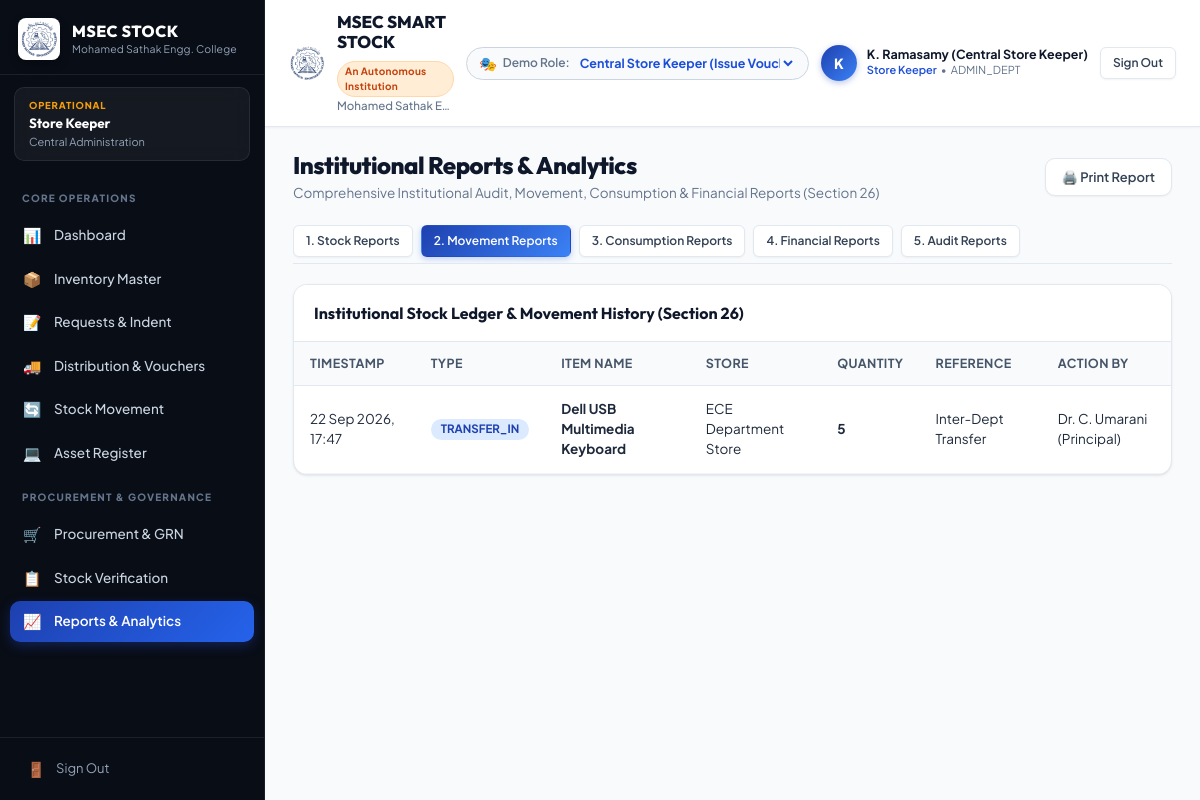
The page /index.php?route=reports&type=movement on the database its author committed.
### tables this page shows
CREATE TABLE users (
                id INTEGER PRIMARY KEY AUTOINCREMENT,
                username VARCHAR(100) NOT NULL UNIQUE,
                password_hash VARCHAR(255) NOT NULL,
                full_name VARCHAR(150) NOT NULL,
                email VARCHAR(150) NOT NULL UNIQUE,
                phone VARCHAR(50),
                role_key VARCHAR(50) NOT NULL,
                dept_id INT NULL,
                lab_id INT NULL,
                status VARCHAR(50) DEFAULT 'Active',
                created_at DATETIME DEFAULT (datetime('now', 'localtime'))
            );

CREATE TABLE departments (
                id INTEGER PRIMARY KEY AUTOINCREMENT,
                org_id INT DEFAULT 1,
                code VARCHAR(50) NOT NULL UNIQUE,
                name VARCHAR(255) NOT NULL,
                hod_user_id INT NULL,
                created_at DATETIME DEFAULT (datetime('now', 'localtime'))
            );

CREATE TABLE stock_transactions (
                id INTEGER PRIMARY KEY AUTOINCREMENT,
                transaction_type VARCHAR(50) NOT NULL,
                item_id INT NOT NULL,
                store_id INT NOT NULL,
                quantity NUMERIC NOT NULL,
                unit_cost NUMERIC DEFAULT 0,
                reference_id INT NULL,
                reference_type VARCHAR(50) NULL,
                notes TEXT,
                created_by INT NULL,
                created_at DATETIME DEFAULT (datetime('now', 'localtime'))
            );

CREATE TABLE items (
                id INTEGER PRIMARY KEY AUTOINCREMENT,
                item_code VARCHAR(50) NOT NULL UNIQUE,
                item_name VARCHAR(255) NOT NULL,
                category_id INT NOT NULL,
                subcategory_id INT NULL,
                unit_id INT NOT NULL,
                is_consumable INT DEFAULT 1,
                min_stock NUMERIC DEFAULT 0,
                max_stock NUMERIC DEFAULT 1000,
                unit_cost NUMERIC DEFAULT 0,
                description TEXT,
                created_at DATETIME DEFAULT (datetime('now', 'localtime'))
            );

CREATE TABLE stores (
                id INTEGER PRIMARY KEY AUTOINCREMENT,
                code VARCHAR(50) NOT NULL UNIQUE,
                name VARCHAR(255) NOT NULL,
                type VARCHAR(50) DEFAULT 'DEPARTMENT',
                dept_id INT NULL,
                keeper_user_id INT NULL,
                location_id INT NULL,
                created_at DATETIME DEFAULT (datetime('now', 'localtime'))
            );

### views/reports/index.php (the view, shortened to what the rows shown need)
<?php
$type = $_GET['type'] ?? 'stock';
$ledger = Report::getStockLedger();
$deptValues = Report::getDepartmentWiseStockValue();
?>
<div class="page-header">
    <div>
        <h2 class="page-title">Institutional Reports & Analytics</h2>
    </div>
</div>
<?php if ($type === 'stock' || $type === 'financial'): ?>
    <div class="card">
        <div class="card-header">
            <div class="card-title">Department-Wise Stock Valuation (Section 26 Financial Report)</div>
            <span class="badge badge-success">Live Valuation</span>
        </div>
        <div class="card-body" style="padding: 0;">
            <div class="data-table-container">
                <table class="data-table">
                    <thead>
                        <tr>
                            <th>Department Name</th>
                            <th>Code</th>
                            <th>Available Items</th>
                            <th>Current Inventory Value</th>
                            <th>Audited Status</th>
                        </tr>
                    </thead>
                    <tbody>
                        <?php foreach ($deptValues as $dv): ?>
                            <tr>
                                <td><strong><?= htmlspecialchars($dv['dept_name']) ?></strong></td>
                                <td><code><?= htmlspecialchars($dv['dept_code']) ?></code></td>
                                <td><?= rand(45, 120) ?> items</td>
                                <td><strong><?= CURRENCY_SYMBOL ?><?= number_format($dv['total_value'] > 0 ? $dv['total_value'] : 1540000) ?></strong></td>
                                <td><span class="badge badge-success">Reconciled</span></td>
                            </tr>
                        <?php endforeach; ?>
                    </tbody>
                </table>
            </div>
        </div>
    </div>
<?php elseif ($type === 'movement'): ?>
    <div class="card">
        <div class="card-body" style="padding: 0;">
            <div class="data-table-container">
                <table class="data-table">
                    <thead>
                        <tr>
                            <th>Timestamp</th>
                            <th>Type</th>
                            <th>Item Name</th>
                            <th>Store</th>
                            <th>Quantity</th>
                            <th>Reference</th>
                            <th>Action By</th>
                        </tr>
                    </thead>
                    <tbody>
                        <?php foreach ($ledger as $l): ?>
                            <tr>
                                <td><?= date('d M Y, H:i', strtotime($l['created_at'])) ?></td>
                                <td><span class="badge badge-primary"><?= htmlspecialchars($l['transaction_type']) ?></span></td>
                                <td><strong><?= htmlspecialchars($l['item_name']) ?></strong></td>
                                <td><?= htmlspecialchars($l['store_name']) ?></td>
                                <td><strong><?= number_format($l['quantity'], 0) ?></strong></td>
                                <td><?= htmlspecialchars($l['reference_type'] ?? 'N/A') ?></td>
                                <td><?= htmlspecialchars($l['user_name'] ?? 'System') ?></td>
                            </tr>
                        <?php endforeach; ?>
                    </tbody>
                </table>
            </div>
        </div>
    </div>
<?php endif; ?>

### views/layout/header.php (shortened to what the rows shown need)
<!DOCTYPE html>
<html lang="en">
<head>
    <link rel="stylesheet" href="css/style.css">
</head>
<body>
<div class="app-container">
    <?php include __DIR__ . '/sidebar.php'; ?>
    <div class="app-main">
        <header class="app-header">
            <div class="header-left">
                <div class="brand-header-info">
                    <div class="header-title-wrap">
                        <div class="header-top-row">
                            <h1 class="portal-title"><?= APP_NAME ?></h1>
                        </div>
                    </div>
                </div>
            </div>
            <div class="header-right">
                <form method="GET" action="index.php" class="persona-switcher" id="personaForm">
                    <span class="persona-icon">🎭</span>
                    <label for="switch_role" class="hide-mobile">Demo Role:</label>
                    <select name="switch_role" id="switch_role" class="persona-select" onchange="document.getElementById('personaForm').submit();" title="Switch demo persona to test role permissions">
                        <optgroup label="📦 Stores & Procurement">
                            <option value="store_keeper" <?= $currentRole === 'store_keeper' ? 'selected' : '' ?>>Central Store Keeper (Issue Vouchers & Stock)</option>
                        </optgroup>
                    </select>
                </form>
                <div class="user-profile-badge">
                    <div class="user-avatar" title="<?= htmlspecialchars($user['full_name'] ?? 'User') ?>">
                        <?= strtoupper(substr($user['full_name'] ?? 'U', 0, 1)) ?>
                    </div>
                    <div class="user-details hide-mobile">
                        <div class="user-name"><?= htmlspecialchars($user['full_name'] ?? 'Guest') ?></div>
                        <div class="user-role-badge">
                            <span class="role-name"><?= htmlspecialchars($roleName) ?></span>
                            <span class="dept-dot">&bull;</span>
                            <span class="dept-name"><?= htmlspecialchars($user['dept_code'] ?? 'Central') ?></span>
                        </div>
                    </div>
                </div>
            </div>
        </header>
        <main class="page-content">

### views/layout/sidebar.php (shortened to what the rows shown need)
<?php
$user = Auth::user();
$currentRole = $user['role_key'] ?? 'super_admin';
$roleName = ROLES[$currentRole]['name'] ?? $currentRole;
$roleLevel = ROLES[$currentRole]['level'] ?? 'User';
?>
<aside class="app-sidebar" id="appSidebar">
    <div class="sidebar-role-card">
        <div class="role-pill-level"><?= htmlspecialchars($roleLevel) ?></div>
        <div class="role-pill-title"><?= htmlspecialchars($roleName) ?></div>
        <div class="role-pill-dept"><?= htmlspecialchars($user['dept_name'] ?? 'Meenakshi Sathak Campus') ?></div>
    </div>
</aside>

### rows shown on the page
users: role_key "OPERATIONAL", role_key "Store Keeper", departments.name "Central Administration", switch_role "Central Store Keeper (Issue Vouchers & Stock)", full_name "K", full_name "K. Ramasamy (Central Store Keeper)", departments.code "ADMIN_DEPT"
stock_transactions: created_at "22 Sep 2026, 17:47", transaction_type "TRANSFER_IN", item.item_name "Dell USB Multimedia Keyboard", store.name "ECE Department Store", quantity "5", reference_type "Inter-Dept Transfer", users.full_name "Dr. C. Umarani (Principal)"

### other values the page prints
APP_NAME "MSEC SMART STOCK"
APP_INSTITUTION_TAGLINE "An Autonomous Institution"
APP_INSTITUTION_FULL "Mohamed Sathak E…"
